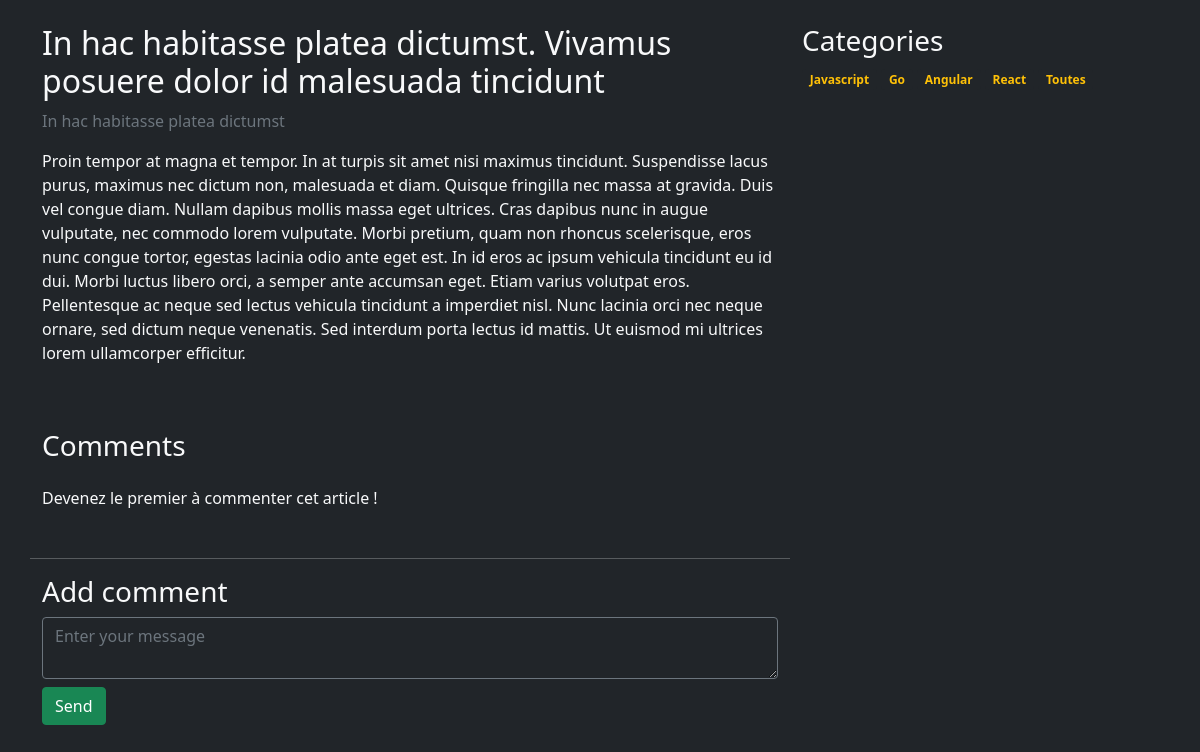
/problem/web/article.php?id=3, run on the app's committed database.
### tables this page shows
CREATE TABLE IF NOT EXISTS `article` (
  `article_id` INT UNSIGNED NOT NULL,
  `user_id` INT UNSIGNED NOT NULL,
  `title` VARCHAR(255) NOT NULL,
  `teaser` VARCHAR(255) NOT NULL,
  `content` TEXT NOT NULL,
  `status` TINYINT NOT NULL DEFAULT 1,
  `created_at` DATETIME NOT NULL,
  `updated_at` DATETIME NOT NULL,
  PRIMARY KEY (`article_id`),
  INDEX `fk_article_user_idx` (`user_id` ASC),
  CONSTRAINT `fk_article_user`
    FOREIGN KEY (`user_id`)
    REFERENCES `user` (`user_id`)
    ON DELETE NO ACTION
    ON UPDATE NO ACTION);

### problem/web/lib/array.php (called while the page is built)
<?php
function array_aggregate(array $data, array $config)
{
    $result = [];
    $columns = array_fill_keys($config['columns'], null);
    foreach ($data as $row) {
        $item = $row;
        $child = array_intersect_key($row, $columns);
        $child = array_diff($child, $columns);
        if (empty($child)) {
            $children[$row[$config['groupBy']]] = $child;
        } else {
            $children[$row[$config['groupBy']]][] = $child;
        }
        $item = array_diff_key($item, $child, $columns);
        $item[$config['alias']] = $children[$row[$config['groupBy']]];
        $result[$row[$config['groupBy']]] = $item;
    }
    return $result;
}

### problem/web/article.php (the view, shortened to what this page needs)
<?php
try {
    $pdo = new PDO('mysql:host=dbtest;charset=utf8;dbname=blogger', 'root', 'root');
} catch (PDOException $e) {
    echo "Une erreur c'est produite";
    http_response_code(500);
    exit(1);
}
$articleID = isset($_GET['id']) ? (int) $_GET['id'] : null;
$sql = 'SELECT a.article_id, a.title, a.teaser, a.content, a.status, c.category_id, c.name
FROM article AS a
LEFT JOIN article_has_category AS ac
    ON a.article_id = ac.article_id
LEFT JOIN category AS c
    ON ac.category_id = c.category_id
WHERE a.article_id = ' . $articleID . ' AND a.status = 1';
$configAggregate = [
    'columns' => [
        'category_id',
        'name',
    ],
    'alias' => 'categories',
    'groupBy' => 'article_id',
];
require './lib/array.php';
$data = $pdo->query($sql)->fetchAll(PDO::FETCH_ASSOC);
$article = array_aggregate($data, $configAggregate);
$sql = 'SELECT c.comment_id, c.content, c.created_at, c.updated_at, c.user_id, u.username
        FROM comment AS c
        JOIN user AS u
            ON c.user_id = u.user_id
        WHERE c.is_activated = 1 AND c.article_id = ' . $articleID;
$comments = $pdo->query($sql)->fetchAll(PDO::FETCH_ASSOC);
?>
<!DOCTYPE html>
<html lang="fr">
<head>
    <link href="https://cdn.jsdelivr.net/npm/bootstrap@5.1.3/dist/css/bootstrap.min.css" rel="stylesheet">
</head>
<body class="bg-dark text-light">
    <main class="container mt-4">
        <div class="row">
            <div class="col-md-8">
                <div class="row">
                    <?php foreach ($article as $row) : ?>
                        <article class="mb-5">
                            <h2><?= $row['title']; ?></h2>
                            <p class="text-secondary"><?= $row['teaser']; ?></p>
                            <p><?= $row['content'] ?></p>
                        </article>
                    <?php endforeach; ?>
                </div>
                <div class="row">
                    <h3 class="mb-4">Comments</h3>
                    <?php if (count($comments) > 0) : ?>
                        <?php foreach ($comments as $comment) : ?>
                            <div class="pt-1 pb-1">
                                <span class="text-warning"><?= ucfirst($comment['username']) ?></span>
                                <small class="text-muted">, le <?= (new Datetime($comment['created_at']))->format('d/m/Y') ?></small>
                            </div>
                            <div class="mb-3"><?= $comment['content'] ?></div>
                        <?php endforeach; ?>
                    <?php else : ?>
                        <p class="mb-4">Devenez le premier à commenter cet article !</p>
                    <?php endif; ?>
                </div>
                <div class="row mt-4">
                    <hr>
                    <h3>Add comment</h3>
                    <form method="POST">
                        <div class="form-group">
                            <textarea class="form-control bg-dark text-light border border-secondary" placeholder="Enter your message"></textarea>
                        </div>
                        <div class="form-group mt-2">
                            <button type="submit" class="btn btn-success">Send</button>
                        </div>
                    </form>
                </div>
            </div>
            <?php
            $sql = 'SELECT a.status, c.category_id, c.name
                    FROM category AS c
                    JOIN article_has_category AS ac
                        ON c.category_id = ac.category_id
                    JOIN article AS a
                        ON ac.article_id = a.article_id
                    WHERE a.status = 1';
            ?>
            <div class="col-md-4">
                <h3>Categories</h3>
                <div>
                    <?php foreach ($pdo->query($sql) as $row) : ?>
                        <a href="articles.php?category=<?= $row['category_id'] ?>"><span class="badge bg-dark text-warning"><?= $row['name']; ?></span></a>
                    <?php endforeach; ?>
                    <a href="articles.php">
                        <span class="badge bg-dark text-warning">Toutes</span>
                    </a>
                </div>
            </div>
        </div>
    </main>
</body>
</html>

### data on the page
article: title "In hac habitasse platea dictumst. Vivamus posuere dolor id malesuada tincidunt", teaser "In hac habitasse platea dictumst", content "Proin tempor at magna et tempor. In at turpis sit amet nisi maximus tincidunt. Suspendisse lacus purus, maximus nec dictum non, malesuada et diam. Quisque fringilla nec massa at gravida. Duis vel congue diam. Nullam dapibus mollis massa eget ultrices. Cras dapibus nunc in augue vulputate, nec commodo lorem vulputate. Morbi pretium, quam non rhoncus scelerisque, eros nunc congue tortor, egestas lacinia odio ante eget est. In id eros ac ipsum vehicula tincidunt eu id dui. Morbi luctus libero orci, a semper ante accumsan eget. Etiam varius volutpat eros. Pellentesque ac neque sed lectus vehicula tincidunt a imperdiet nisl. Nunc lacinia orci nec neque ornare, sed dictum neque venenatis. Sed…"

### other printed values
$row['name'] "Javascript"
$row['name'] "Go"
$row['name'] "Angular"
$row['name'] "React"
